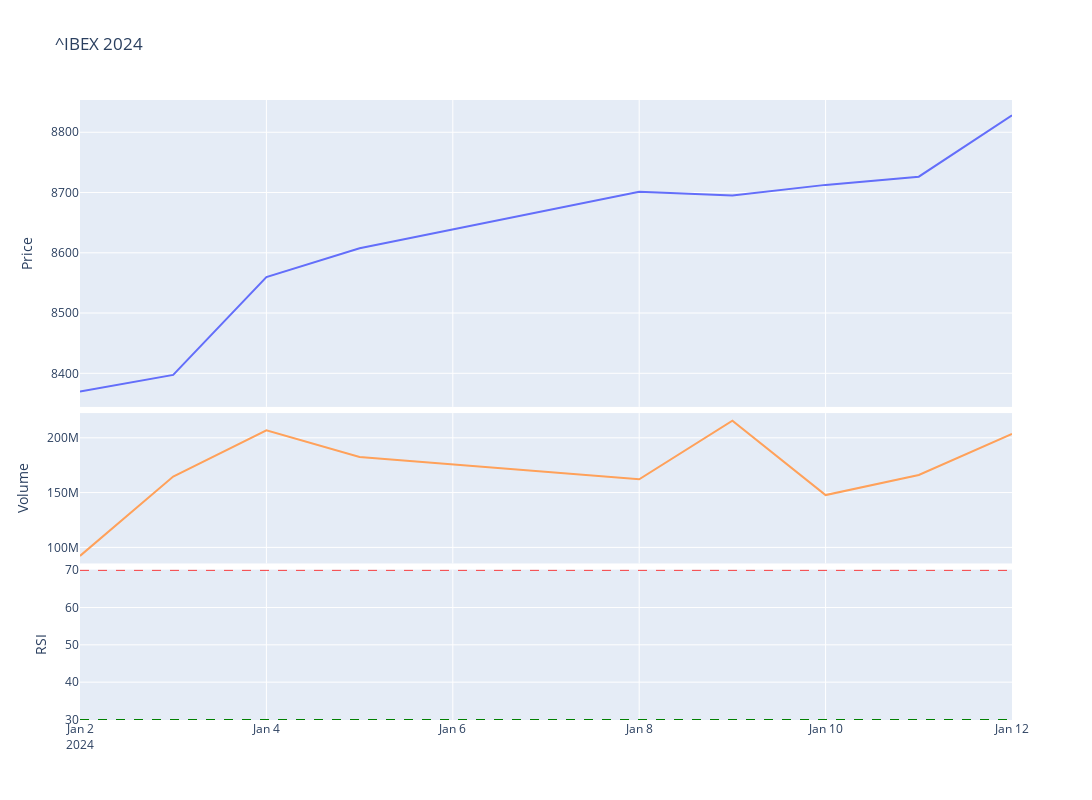

Write notebook code for a chart like this one.
### Code cell
# Plot the adjusted close price of the ^IBEX for year
fig = make_subplots(rows=4, cols=1,shared_xaxes=True,vertical_spacing=0.01,specs=[[{'rowspan':2,'colspan':1}],[None],[{'rowspan':1,'colspan':1}],[{'rowspan':1,'colspan':1}]])

# Graph (1,1)
fig.add_trace(go.Scatter(x=stock_ibex['Adj Close'].loc[year].index,y=stock_ibex['Adj Close'].loc['2023'],mode="lines",name=f'{ticker}'),row=1,col=1)
fig.add_trace(go.Scatter(x=stock_ibex['BB_Lower'].loc[year].index,y=stock_ibex['BB_Lower'].loc['2023'],mode="lines",name='BB_Lower'),row=1,col=1)
fig.add_trace(go.Scatter(x=stock_ibex['BB_Upper'].loc[year].index,y=stock_ibex['BB_Upper'].loc['2023'],mode="lines",name='BB_Upper'),row=1,col=1)
fig.add_trace(go.Scatter(x=stock_ibex['MMA20'].loc[year].index,y=stock_ibex['MMA20'].loc['2023'],mode="lines",name='MMA20'),row=1,col=1)
# Update xaxis properties
fig.update_yaxes(title_text="Price", row=1, col=1)

# Graph (3,1)
fig.add_trace(go.Scatter(x=stock_ibex['Volume'].loc[year].index,y=stock_ibex['Volume'].loc['2023'],mode="lines",name='Volume'),row=3, col=1)
fig.add_trace(go.Scatter(x=stock_ibex['Volume'].loc[year].index,y=stock_ibex['Volume'].loc['2023'].rolling(20).mean(),mode="lines",name='MMA20'),row=3,col=1)
fig.update_yaxes(title_text="Volume", row=3, col=1)

# Graph (4,1)
fig.add_trace(go.Scatter(x=stock_ibex['RSI'].loc[year].index,y=stock_ibex['RSI'].loc[year],mode="lines",name='RSI'),row=4, col=1)
fig.add_hline(y=30, line_width=1, line_dash="dash", line_color="green",row=4,col=1)
fig.add_hline(y=70, line_width=1, line_dash="dash", line_color="red",row=4,col=1)
fig.update_yaxes(title_text="RSI", row=4, col=1)

fig.update_layout(height=800, width=1300,showlegend=False,title=f"{ticker} {year}")

fig.show()

### Figure 1 — Plotly figure (JSON) as saved in the notebook; plotly's stock layout.template omitted (floating-point values rounded to 4 significant figures; data arrays with more than 128 entries replaced by an {"elided": "..."} marker saying what was removed)
{"data": [{"mode": "lines", "name": "^IBEX", "type": "scatter", "x": ["2024-01-02T00:00:00", "2024-01-03T00:00:00", "2024-01-04T00:00:00", "2024-01-05T00:00:00", "2024-01-08T00:00:00", "2024-01-09T00:00:00", "2024-01-10T00:00:00", "2024-01-11T00:00:00", "2024-01-12T00:00:00"], "xaxis": "x", "y": {"elided": "255 float values"}, "yaxis": "y"}, {"mode": "lines", "name": "BB_Lower", "type": "scatter", "x": ["2024-01-02T00:00:00", "2024-01-03T00:00:00", "2024-01-04T00:00:00", "2024-01-05T00:00:00", "2024-01-08T00:00:00", "2024-01-09T00:00:00", "2024-01-10T00:00:00", "2024-01-11T00:00:00", "2024-01-12T00:00:00"], "xaxis": "x", "y": {"elided": "255 null values"}, "yaxis": "y"}, {"mode": "lines", "name": "BB_Upper", "type": "scatter", "x": ["2024-01-02T00:00:00", "2024-01-03T00:00:00", "2024-01-04T00:00:00", "2024-01-05T00:00:00", "2024-01-08T00:00:00", "2024-01-09T00:00:00", "2024-01-10T00:00:00", "2024-01-11T00:00:00", "2024-01-12T00:00:00"], "xaxis": "x", "y": {"elided": "255 null values"}, "yaxis": "y"}, {"mode": "lines", "name": "MMA20", "type": "scatter", "x": ["2024-01-02T00:00:00", "2024-01-03T00:00:00", "2024-01-04T00:00:00", "2024-01-05T00:00:00", "2024-01-08T00:00:00", "2024-01-09T00:00:00", "2024-01-10T00:00:00", "2024-01-11T00:00:00", "2024-01-12T00:00:00"], "xaxis": "x", "y": {"elided": "255 null values"}, "yaxis": "y"}, {"mode": "lines", "name": "Volume", "type": "scatter", "x": ["2024-01-02T00:00:00", "2024-01-03T00:00:00", "2024-01-04T00:00:00", "2024-01-05T00:00:00", "2024-01-08T00:00:00", "2024-01-09T00:00:00", "2024-01-10T00:00:00", "2024-01-11T00:00:00", "2024-01-12T00:00:00"], "xaxis": "x2", "y": {"elided": "255 int values"}, "yaxis": "y2"}, {"mode": "lines", "name": "MMA20", "type": "scatter", "x": ["2024-01-02T00:00:00", "2024-01-03T00:00:00", "2024-01-04T00:00:00", "2024-01-05T00:00:00", "2024-01-08T00:00:00", "2024-01-09T00:00:00", "2024-01-10T00:00:00", "2024-01-11T00:00:00", "2024-01-12T00:00:00"], "xaxis": "x2", "y": {"elided": "255 int values"}, "yaxis": "y2"}, {"mode": "lines", "name": "RSI", "type": "scatter", "x": ["2024-01-02T00:00:00", "2024-01-03T00:00:00", "2024-01-04T00:00:00", "2024-01-05T00:00:00", "2024-01-08T00:00:00", "2024-01-09T00:00:00", "2024-01-10T00:00:00", "2024-01-11T00:00:00", "2024-01-12T00:00:00"], "xaxis": "x3", "y": [null, null, null, null, null, null, null, null, null], "yaxis": "y3"}], "layout": {"height": 800, "shapes": [{"line": {"color": "green", "dash": "dash", "width": 1}, "type": "line", "x0": 0, "x1": 1, "xref": "x3 domain", "y0": 30, "y1": 30, "yref": "y3"}, {"line": {"color": "red", "dash": "dash", "width": 1}, "type": "line", "x0": 0, "x1": 1, "xref": "x3 domain", "y0": 70, "y1": 70, "yref": "y3"}], "showlegend": false, "title": {"text": "^IBEX 2024"}, "width": 1300, "xaxis": {"anchor": "y", "domain": [0, 1], "matches": "x3", "showticklabels": false}, "xaxis2": {"anchor": "y2", "domain": [0, 1], "matches": "x3", "showticklabels": false}, "xaxis3": {"anchor": "y3", "domain": [0, 1]}, "yaxis": {"anchor": "x", "domain": [0.505, 1], "title": {"text": "Price"}}, "yaxis2": {"anchor": "x2", "domain": [0.2525, 0.495], "title": {"text": "Volume"}}, "yaxis3": {"anchor": "x3", "domain": [0, 0.2425], "title": {"text": "RSI"}}}}
